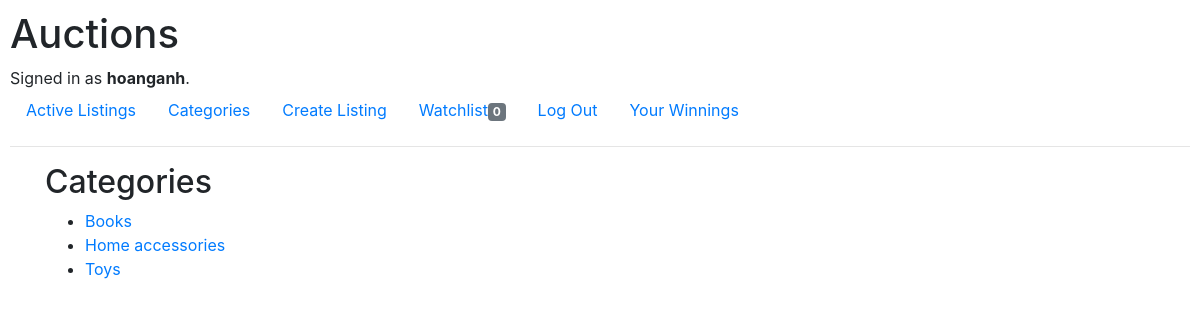
The page /categories (signed in) on the database its author committed.
### auctions/models.py (models this page shows, shortened)
class User(AbstractUser):
    pass

class Listing(models.Model):
    title = models.CharField(max_length=64)
    owner = models.CharField(max_length=64)
    description = models.TextField(max_length=1024)
    price = models.IntegerField()
    category = models.CharField(max_length=64)
    link = models.URLField(max_length=200, blank=True, null=True, default=None)
    time = models.DateTimeField(auto_now_add=True)

### auctions/views.py (the view)
# urls.py: path("categories", views.categories, name="categories"),
def categories(request):
    items=Listing.objects.raw("SELECT * FROM auctions_listing GROUP BY category")
    try:
        w = Watchlist.objects.filter(user=request.user.username)
        wcount=len(w)
    except:
        wcount=None
    return render(request,"auctions/categories.html",{
        "items": items,
        "wcount":wcount
    })

### auctions/templates/auctions/categories.html
{% extends "auctions/layout.html" %}
{% block body %}
    <div class="container">
        <h2>Categories</h2>
    </div>
    <div class="container">
    <ul>
        {% for item in items %}
        <li>
            <a href="{% url 'category' item.category %}">{{item.category}}</a>
        </li>
        {% endfor %}
    </ul>
    </div>
{% endblock %}

### auctions/templates/auctions/layout.html (shortened to what this page needs)
{% load static %}
<!DOCTYPE html>
<html lang="en">
    <head>
        <link rel="stylesheet" href="https://stackpath.bootstrapcdn.com/bootstrap/4.4.1/css/bootstrap.min.css">
        <link href="{% static 'auctions/styles.css' %}" rel="stylesheet">
    </head>
    <body>
        <h1>Auctions</h1>
        <div>
            {% if user.is_authenticated %}
                Signed in as <strong>{{ user.username }}</strong>.
            {% else %}
                Not signed in.
            {% endif %}
        </div>
        <ul class="nav">
            <li class="nav-item">
                <a class="nav-link" href="{% url 'index' %}">Active Listings</a>
            </li>
            <li class="nav-item">
                    <a class="nav-link" href="{% url 'categories' %}">Categories</a>
            </li>
            {% if user.is_authenticated %}
                <li class="nav-item">
                    <a class="nav-link" href="{% url 'create' %}">Create Listing</a>
                <li class="nav-item">
                    <a class="nav-link" href="{% url 'watchlist' user.username %}">Watchlist<span class="badge badge-secondary">{{wcount}}</span></a>
                <li class="nav-item">
                    <a class="nav-link" href="{% url 'logout' %}">Log Out</a>
                <li class="nav-item">
                    <a class="nav-link" href="{% url 'winnings' %}">Your Winnings</a>
                </li>
            {% endif %}
        </ul>
        <hr>
        {% block body %}
        {% endblock %}
    </body>
</html>

### auctions/static/auctions/styles.css (style rules this page uses)
body { padding: 10px; }

### rows shown on the page
User: username "hoanganh"
Listing: category "Books"
Listing: category "Home accessories"
Listing: category "Toys"

### other values the page prints
{{ wcount }} "0"
